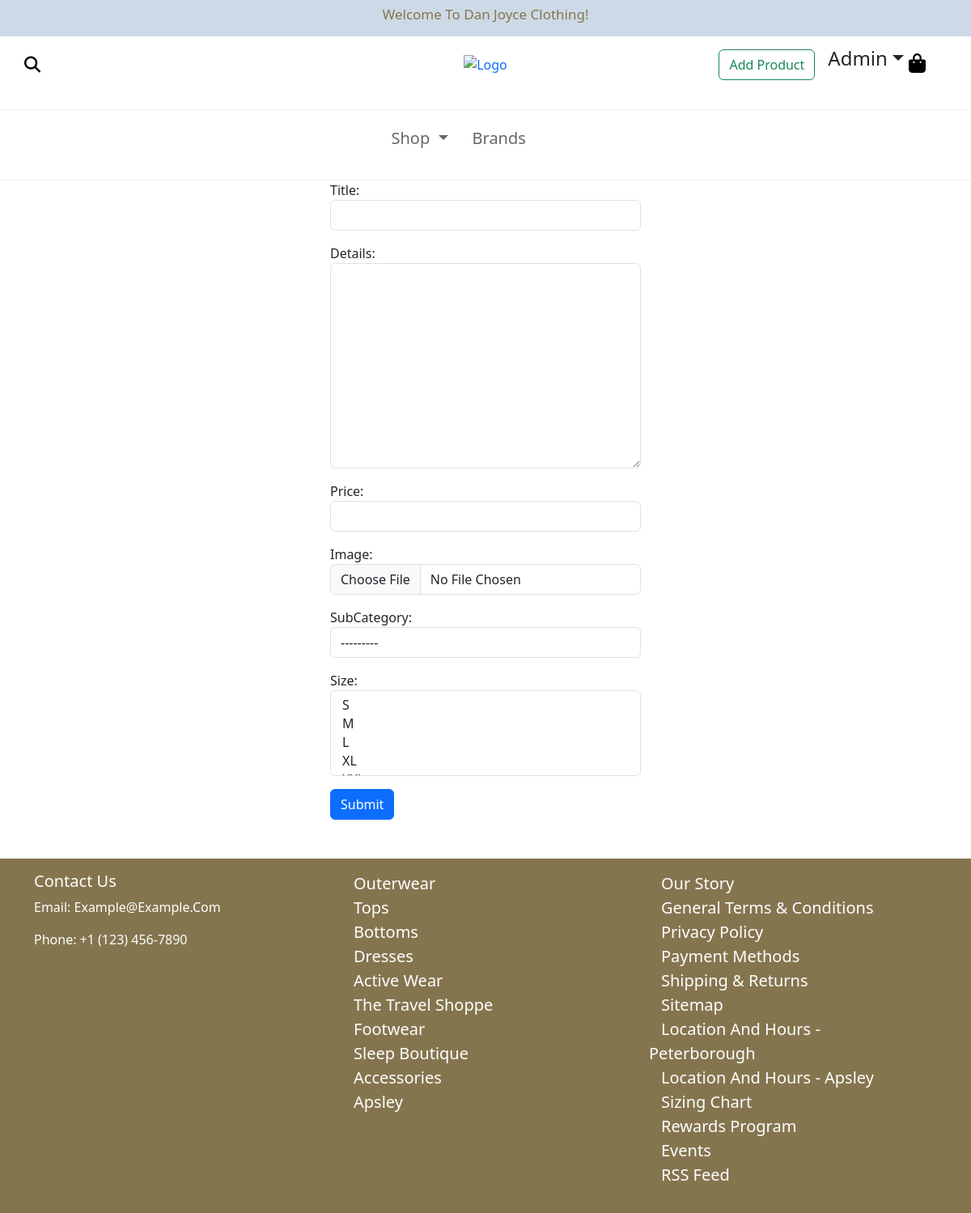
The app's page /add_product/ (signed in) with its own data.
### users/models.py (models this page shows, shortened)
class CustomUser(AbstractBaseUser, PermissionsMixin):
    email = models.EmailField(unique=True)
    first_name = models.CharField(max_length=30)
    last_name = models.CharField(max_length=30)
    is_active = models.BooleanField(default=True)
    is_staff = models.BooleanField(default=False)
    customer_type = models.CharField(max_length=50)
    telephone = models.CharField(max_length=50)
    mobile = models.CharField(max_length=50)
    birth_day = models.CharField(max_length=30)
    birth_month = models.CharField(max_length=30)
    birth_year = models.CharField(max_length=30)
    objects = CustomUserManager()
    USERNAME_FIELD = 'email'
    REQUIRED_FIELDS = []
    groups = models.ManyToManyField(
        'auth.Group',
        related_name='customuser_groups',
        blank=True,
        verbose_name='Groups',
    )
    user_permissions = models.ManyToManyField(
        'auth.Permission',
        related_name='customuser_user_permissions',
        blank=True,
        verbose_name='User permissions',
    )

### app/models.py (models this page shows, shortened)
class Category(models.Model):
    categories = models.CharField(max_length=50)

### app/views.py (the view, shortened to what this page needs)
# urls.py: path('add_product/',add_products,name="add_product_url"),
def add_products(request):
    error = ""
    form = AddProductsForm()
    return render(request, 'add_products.html', {
        'form': form,
        "error": error
    })

### app/forms.py
class AddProductsForm(forms.ModelForm):
    class Meta:
        model = Products
        fields = ["title", "details", "price", "image", "subCategory", "size"]

### app/context_processors.py (called while the page is built)
def categories(request):
    categories = Category.objects.all()
    subCategories = SubCategory.objects.all()
    return {'categories': categories,"subCategories":subCategories}

### app/models.py (called while the page is built)
    @staticmethod
    def get_default_sizes():
        return [size[0] for size in SizeProduct.SIZES]

    def __str__(self):
        return self.size

    def __str__(self):
        return self.name

### app/templates/add_products.html (shortened to what this page needs)
{% extends "base.html" %}
{% block content %}
<div class="row">
    <div class="col-md-4"></div>
    <div class="col-md-4">
        <form method="POST" id="yourForm"  enctype="multipart/form-data">
            {{ form.as_p }}
            <button type="submit" class="btn btn-primary" id="submitButton">Submit</button>
        </form>
    </div>
    <div class="col-md-4"></div>
</div>
{% endblock %}

### app/templates/base.html (shortened to what this page needs)
{% load static %}
<!DOCTYPE html>
<html lang="en">
<head>
    <link href="https://cdn.jsdelivr.net/npm/bootstrap@5.3.2/dist/css/bootstrap.min.css" rel="stylesheet">
    <link rel="stylesheet" href="https://cdnjs.cloudflare.com/ajax/libs/font-awesome/6.4.2/css/all.min.css" />
    <link rel="stylesheet" href="{% static 'css/style.css' %}">
</head>
<body>
    <div class="row">
        <div class="col-12 d-flex align-items-center justify-content-center" style="background-color: #CDD9E6; height: 2.8rem;">
            <h2 style="font-size: 17px; color: #85754f;">Welcome to Dan Joyce Clothing!</h2>
        </div>
    </div>
    <div class="d-none d-md-block">
      <div class="row">
          <div class="col-4 d-flex align-items-center">
            <button id="show-search-input"><i class="fa-solid fa-magnifying-glass p-4 fs-5 navbar-brand"></i></button>
          </div>
          <a href="{% url 'app:home_page_url' %}" class="col-4 d-flex justify-content-center align-items-center">
            <img src="{% static 'image/logo.png' %}" style="max-height: 60px; cursor: pointer;" alt="logo">
          </a>
          <div class="col-4 d-flex justify-content-end align-items-center">
            <div class="d-flex justify-content-center align-items-center" style="margin-right: 50px;">
              {% if user.is_authenticated and user.is_staff %}
                <a class="btn btn-outline-success mx-3" href="{% url 'app:add_product_url' %}">Add Product</a>
              {% endif %}
              {% if user.is_authenticated %}
                <p class="dropdown-toggle fs-4" data-bs-toggle="dropdown" aria-expanded="false">{{ user.first_name }}</p>
              {% else %}
                <a class="text-dark" href="{% url 'users:login_url' %}">
                  <i class="fa-regular fa-user fs-4 m-4"></i>
                </a>
              {% endif %}
              <button class="show-cart"><i class="fa-solid fa-bag-shopping fs-4"></i></button>
            </div>
          </div>
      </div>
      <div class="row d-flex justify-content-center align-items-center" style="margin-top: 20px; border: none; border-top: #6665651a solid 1px ; border-bottom: 1px solid #6665651a; padding: 20px;">
        <div class="col-4 d-flex justify-content-center align-items-center">
          <ul class="d-flex">
            <li>
              <div class="btn-group">
                <a type="button" class="dropdown-toggle" data-bs-toggle="dropdown" aria-expanded="false">
                  Shop
                </a>
              </div>
            </li>
            <li><a href="{% url 'app:brands_url' %}">Brands</a></li>
          </ul>
        </div>
      </div>
    </div>
    {% block content %}
    {% endblock %}
    <footer class="mt-5 p-3 text-white" style="background-color: #85754F;">
      <div class="container">
          <div class="row">
              <div class="col-md-4">
                  <h5>Contact Us</h5>
                  <p>Email: example@example.com</p>
                  <p>Phone: +1 (123) 456-7890</p>
              </div>
              <div class="col-md-4">
                  <ul class="list-unstyled" >
                    {% for category in categories|slice:":10"  %}
                      <li><a href="{% url 'app:category_page_url' category.pk %}">{{ category.categories }}</a></li>
                    {% endfor %}
                  </ul>
              </div>
              <div class="col-md-4">
                <ul class="list-unstyled" >
                    <li><a href="#">Our Story</a></li>
                    <li><a href="#">General terms & conditions</a></li>
                    <li><a href="#">Privacy policy</a></li>
                    <li><a href="#">Payment Methods</a></li>
                    <li><a href="#">Shipping & Returns</a></li>
                    <li><a href="#">Sitemap</a></li>
                    <li><a href="#">Location and Hours - Peterborough</a></li>
                    <li><a href="#">Location and Hours - Apsley</a></li>
                    <li><a href="#">Sizing Chart</a></li>
                    <li><a href="#">Rewards Program</a></li>
                    <li><a href="#">Events</a></li>
                    <li><a href="#">RSS feed</a></li>
                </ul>
            </div>
          </div>
      </div>
  </footer>
</body>
</html>

### app/static/css/style.css (style rules this page uses)
body { margin: 0; overflow-x: hidden; }
* { list-style: none; border: none; background-color: transparent; text-decoration: none !important; text-transform: capitalize; }
ul li a { margin: 0 15px; text-decoration: none; color: #424040cc; font-size: 20px; }
.list-unstyled li a { color: #fff !important; }

### records on screen
CustomUser: first_name "Admin"
Category: categories "Outerwear"
Category: categories "Tops"
Category: categories "Bottoms"
Category: categories "Dresses"
Category: categories "Active Wear"
Category: categories "The Travel Shoppe"
Category: categories "Footwear"
Category: categories "Sleep Boutique"
Category: categories "Accessories"
Category: categories "Apsley"
